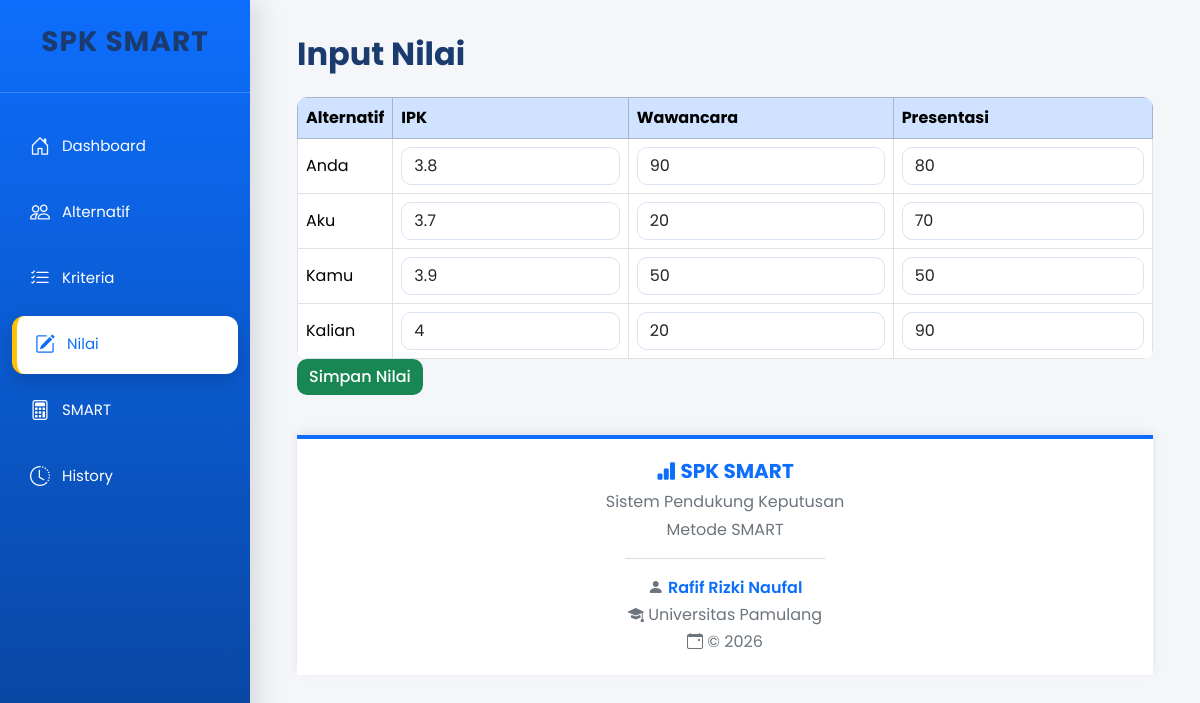
The app's page /nilai/index.php with its own data.
### tables this page shows
CREATE TABLE `kriteria` (
  `id_kriteria` int(11) NOT NULL,
  `nama_kriteria` varchar(100) NOT NULL,
  `bobot` double NOT NULL,
  `tipe` enum('benefit','cost') NOT NULL
);

CREATE TABLE `alternatif` (
  `id_alternatif` int(11) NOT NULL,
  `nama` varchar(100) NOT NULL
);

CREATE TABLE `nilai` (
  `id_nilai` int(11) NOT NULL,
  `id_alternatif` int(11) NOT NULL,
  `id_kriteria` int(11) NOT NULL,
  `nilai` double NOT NULL,
  `created_at` timestamp NOT NULL DEFAULT current_timestamp()
);

### nilai/index.php (the view, shortened to what this page needs)
<?php
include "../config/koneksi.php";
include "../templates/header.php";
include "../templates/sidebar.php";
$alternatif=mysqli_query($conn,"SELECT * FROM alternatif");
$kriteria=mysqli_query($conn,"SELECT * FROM kriteria");
?>
<div class="container-fluid">
<h2 class="mb-4">
Input Nilai
</h2>
<form method="POST">
<table class="table table-bordered table-hover">
<thead class="table-primary">
<tr>
<th>Alternatif</th>
<?php
while($k=mysqli_fetch_assoc($kriteria)){
?>
<th><?= $k['nama_kriteria']?></th>
<?php } ?>
</tr>
</thead>
<tbody>
<?php
mysqli_data_seek($kriteria,0);
while($a=mysqli_fetch_assoc($alternatif)){
?>
<tr>
<td>
<?= $a['nama'];?>
</td>
<?php
while($k=mysqli_fetch_assoc($kriteria)){
?>
<td>
<?php
$cek = mysqli_query($conn,
"SELECT nilai
FROM nilai
WHERE id_alternatif='".$a['id_alternatif']."'
AND id_kriteria='".$k['id_kriteria']."'
");
$dataNilai = mysqli_fetch_assoc($cek);
?>
<input
type="number"
step="0.01"
class="form-control"
name="nilai[<?= $a['id_alternatif']?>][<?= $k['id_kriteria']?>]"
value="<?= $dataNilai['nilai'] ?? '' ?>"
required
>
</td>
<?php
}
mysqli_data_seek($kriteria,0);
?>
</tr>
<?php } ?>
</tbody>
</table>
<button
class="btn btn-success"
name="simpan">
Simpan Nilai
</button>
</form>
<?php
include "../templates/footer.php";
?>

### templates/header.php (shortened to what this page needs)
<!DOCTYPE html>
<html lang="id">
<head>
<link href="https://cdn.jsdelivr.net/npm/bootstrap@5.3.3/dist/css/bootstrap.min.css" rel="stylesheet">
<link href="https://cdn.jsdelivr.net/npm/bootstrap-icons@1.11.3/font/bootstrap-icons.css" rel="stylesheet">
<link rel="stylesheet" href="../assets/css/style.css">
</head>
<body>

### templates/sidebar.php (shortened to what this page needs)
<?php
$folder = basename(dirname($_SERVER['PHP_SELF']));
?>
<div class="sidebar">
    <div class="logo">
        <h3>SPK SMART</h3>
    </div>
    <ul>
        <li>
            <a href="../dashboard/index.php"
            class="nav-link <?= ($folder=='dashboard') ? 'active' : '' ?>">
                <i class="bi bi-house-door"></i>
             Dashboard
            </a>
        </li>
        <li>
            <a href="../alternatif/index.php"
class="nav-link <?= ($folder=='alternatif') ? 'active' : '' ?>">
    <i class="bi bi-people"></i>
    Alternatif
</a>
        </li>
        <li>
            <a href="../kriteria/index.php"
class="nav-link <?= ($folder=='kriteria') ? 'active' : '' ?>">
    <i class="bi bi-list-check"></i>
    Kriteria
</a>
        </li>
        <li>
            <a href="../nilai/index.php"
class="nav-link <?= ($folder=='nilai') ? 'active' : '' ?>">
    <i class="bi bi-pencil-square"></i>
    Nilai
</a>
        </li>
        <li>
            <a href="../smart/index.php"
class="nav-link <?= ($folder=='smart') ? 'active' : '' ?>">
    <i class="bi bi-calculator"></i>
    SMART
</a>
        </li>
        <li>
            <a href="../history/index.php"
class="nav-link <?= ($folder=='history') ? 'active' : '' ?>">
    <i class="bi bi-clock-history"></i>
    History
</a>
        </li>
    </ul>
</div>
<div class="content">

### templates/footer.php (shortened to what this page needs)
<footer>
<h5>
<i class="bi bi-bar-chart-fill"></i>
SPK SMART
</h5>
<p>
Sistem Pendukung Keputusan
<br>
Metode SMART
</p>
<hr style="width:200px;margin:15px auto;">
<p>
<i class="bi bi-person-fill"></i>
<span class="developer">
Rafif Rizki Naufal
</span>
<br>
<i class="bi bi-mortarboard-fill"></i>
Universitas Pamulang
<br>
<i class="bi bi-calendar-event"></i>
© <?= date('Y'); ?>
</p>
</footer>
</body>
</html>

### assets/css/style.css (style rules this page uses)
* { margin:0; padding:0; box-sizing:border-box; font-family:'Poppins',sans-serif; }
body { background:#f4f7fc; }
.sidebar { position:fixed; left:0; top:0; width:250px; height:100vh; background:linear-gradient(180deg,#0d6efd,#084298); box-shadow:8px 0 25px rgba(0,0,0,.12); overflow-y:auto; z-index:999; }
.logo { padding:25px; text-align:center; color:#fff; font-size:23px; font-weight:700; letter-spacing:1px; border-bottom:1px solid rgba(255,255,255,.2); }
.sidebar ul { list-style:none; margin-top:25px; padding:0; }
.sidebar ul li { margin:8px 12px; }
.sidebar .nav-link { display:flex; align-items:center; gap:12px; color:#fff; text-decoration:none; padding:14px 18px; border-radius:12px; transition:.3s; font-size:15px; }
.sidebar .nav-link i { font-size:20px; transition:.3s; }
.sidebar .nav-link.active { background:#fff; color:#0d6efd !important; border-left:5px solid #ffc107; box-shadow:0 8px 20px rgba(0,0,0,.15); }
.sidebar .nav-link.active i { color:#0d6efd; }
.content { margin-left:250px; padding:35px; }
h1,h2,h3,h4 { color:#1b3b6f; font-weight:700; }
.btn { border-radius:12px; transition:.3s; font-weight:500; }
.btn-success { border:none; }
.table { background:#fff; border-radius:15px; overflow:hidden; margin-bottom:0; }
.table thead { color:#fff; }
.table td { vertical-align:middle; }
.table tbody tr { transition:.25s; }
.form-control, .form-select { border-radius:10px; border:1px solid #d9e2ef; box-shadow:none; }
footer { margin-top:45px; background:#fff; border-top:4px solid #0d6efd; padding:22px; text-align:center; color:#6c757d; box-shadow:0 -3px 15px rgba(0,0,0,.08); }
footer h5 { color:#0d6efd; font-weight:700; }
footer .developer { color:#0d6efd; font-weight:600; }
.card, .table, .btn { animation:fadeUp .5s ease; }

### templates/header.php (style rules this page uses)
body { font-family:'Poppins',sans-serif; background:#f4f6f9; }
footer { background:#ffffff; border-top:4px solid #0d6efd; margin-top:40px; padding:20px; text-align:center; color:#6c757d; box-shadow:0 -3px 10px rgba(0,0,0,.08); transition:.3s; }
footer h5 { color:#0d6efd; font-weight:700; margin-bottom:5px; }
footer p { margin:0; line-height:1.7; }
footer .developer { color:#0d6efd; font-weight:600; }
.table { border-radius:10px; overflow:hidden; }
.table thead { font-weight:600; }
.btn { border-radius:10px; transition:.3s; }

### records on screen
kriteria: nama_kriteria "IPK", nilai "3.8", nilai "3.7", nilai "3.9", nilai "4"
kriteria: nama_kriteria "Wawancara", nilai "90", nilai "20", nilai "50"
kriteria: nama_kriteria "Presentasi", nilai "80", nilai "70", nilai "50", nilai "90"
alternatif: nama "Anda"
alternatif: nama "Aku"
alternatif: nama "Kamu"
alternatif: nama "Kalian"
